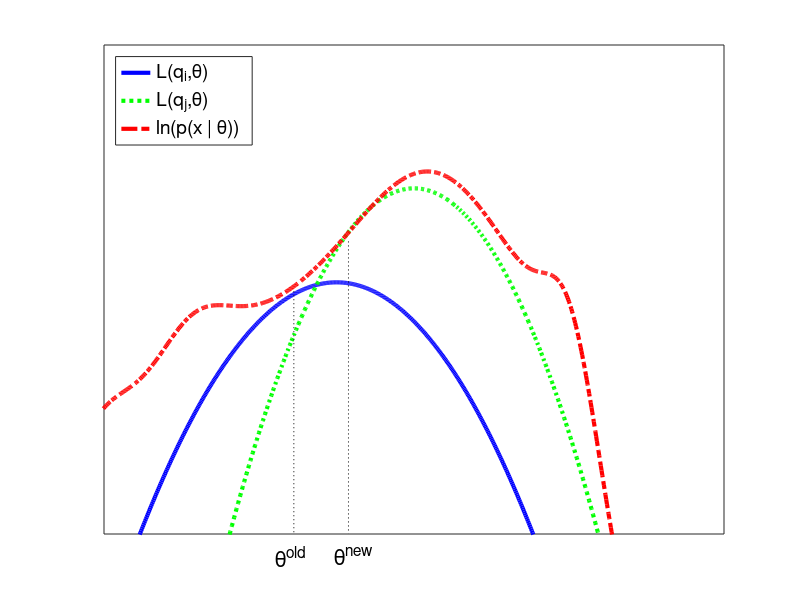

This figure's MATLAB source: (Note: this script raises an error after producing the figure.)
function emLogLikelihoodMax


f1 = @(x) log(normpdf(x,0,0.25))+1;
f2 = @(x) log(normpdf(x,1,0.2))+20;
f3 = @(x) 5*sin(2*(x-0.5)) + f1(0.5*x) + f2(0.5*x)+ 3.5+20*normpdf(x,-2,0.5)-20*normpdf(x,3,1) -70*normpdf(x,4,0.5) + 40*normpdf(x,-3,0.5)+100*normpdf(x,-4,0.8)+10*normpdf(x,3,0.3)-10*normpdf(x,-2.8,0.5);
domain = -5:0.01:5;
figure; hold on;
p1 = plot(domain,f1(domain),'-b','LineWidth',3);
p2 = plot(domain,f2(domain),':g','LineWidth',3);
p3 = plot(domain,f3(domain),'-.r','LineWidth',3);
axis([-3 5 -50 50]);
box on;
set(gca,'XTick',[],'YTick',[]);
legend([p1,p2,p3],{'L(q_i,\theta)','L(q_j,\theta)','ln(p(x | \theta))'},'Location','NorthWest','FontSize',14);

% Create line
annotation(gcf,'line',[0.4356 0.4356],[0.5976 0.1108],'LineStyle',':');

% Create line
annotation(gcf,'line',[0.3673 0.3673],[0.5146 0.1108],'LineStyle',':');

% Create textbox
annotation(gcf,'textbox',[0.3447 0.02411 0.08859 0.1012],...
  'String',{'\theta^{old}'},...
  'FontSize',16,...
  'FitBoxToText','off',...
  'LineStyle','none');

% Create textbox
annotation(gcf,'textbox',[0.4185 0.02411 0.08859 0.1012],...
  'String',{'\theta^{new}'},...
  'FontSize',16,...
  'FitBoxToText','off',...
  'LineStyle','none');


pdfcrop;
if doPrintPmtk, printPmtkFigures('emLogLikelihoodMax'); end;


end